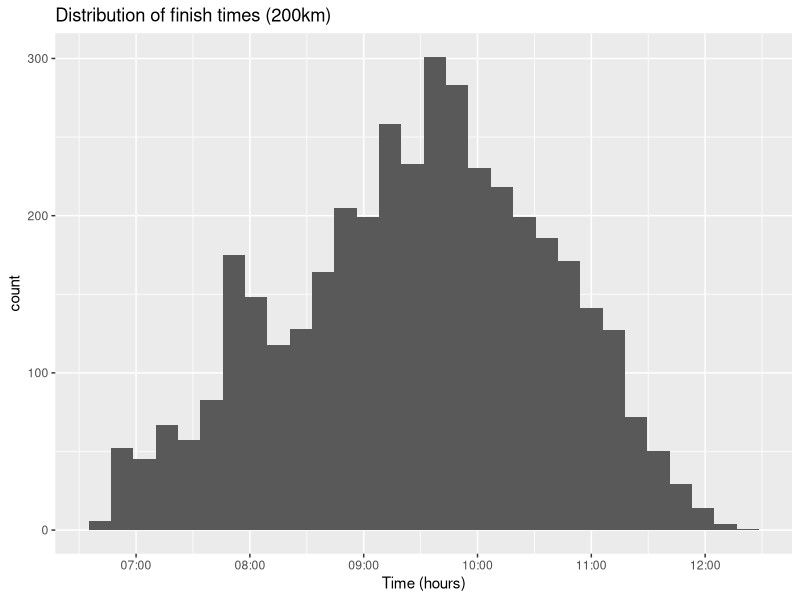

Recreate this plot in R. (Note: this script raises an error after producing the figure.)
## ---- chunk 1
# Load all of the packages that I need.

# Notice that the parameter "echo" was set to FALSE for this code chunk.
# This prevents the code from displaying in the knitted HTML output.

library(ggplot2)
## ---- chunk 2
# Load the Data, combine the two datasets and print some basics
weissensee <-read.csv("data/weissensee_results.csv", header=TRUE, sep = ";") 
str(weissensee)
# add year variable for ease of use
weissensee$Year = as.numeric(format(as.POSIXct(weissensee$Date, format='%d-%m-%Y'), format="%Y"))
## ---- chunk 3
#plot histograms of interesting features
#finish time 200km
weissensee200km <- weissensee[as.numeric(as.matrix(weissensee$Distance)) == 200.0, ]
weissensee200km$TimeFormatted  <- as.POSIXct(strptime(weissensee200km$Time, format="%H:%M:%S"))
weissensee200km$Year = as.numeric(format(as.POSIXct(weissensee200km$Date, format='%d-%m-%Y'), format="%Y"))
ggplot(data = weissensee200km, aes(x=TimeFormatted)) + geom_histogram() + 
  ggtitle("Distribution of finish times (200km)") + xlab('Time (hours)') + 
  ylab('count')
#summary(weissensee200km$Time)

#country
ggplot(data = weissensee, aes(x=Country)) + geom_histogram() + 
  scale_y_log10() + ggtitle("Country of residence of participants") + 
  xlab('Country') + ylab('count (log scale)')
summary(weissensee$Country) 

#Distance
ggplot(data = weissensee, aes(x=Distance)) + geom_histogram() +
  scale_y_sqrt() + ggtitle("Distribution of covered distance") + 
  xlab('Distance') + ylab('count (sqrt scale)')
summary(weissensee$Distance)
## ---- chunk 4
# finish times per year
ggplot(data = weissensee200km, aes(x=factor(Year), y=TimeFormatted)) + 
  geom_jitter(alpha=0.1) + geom_boxplot(alpha=0.1) + 
  ggtitle("Finish time (200km) per year") + xlab('Year') + ylab('Time (hours)')
## ---- chunk 5
weissensee_triple <- c()
weissensee2015 <- weissensee[weissensee$Year == 2015, ]
weissensee2015_200k <- weissensee2015[as.numeric(as.matrix(weissensee2015$Distance)) == 200.0, ]
names <- unique(weissensee2015_200k$Name)
for(i in 1:length(names)){
  name = names[i]
  temp <- weissensee2015_200k[weissensee2015_200k$Name == name, ]
  if(nrow(temp) == 3){
    weissensee_triple <- rbind(weissensee_triple, temp)
  }
}
#length(unique(weissensee_triple$Name))
ggplot(data = weissensee_triple, aes(x=factor(EventId), y=Time, color=Name)) + 
  geom_point() + geom_line(aes(group=Name)) + scale_x_discrete(labels=c("23-1-15","27-1-15","30-1-15")) + 
  xlab('Date') + ylab('Finish time')
